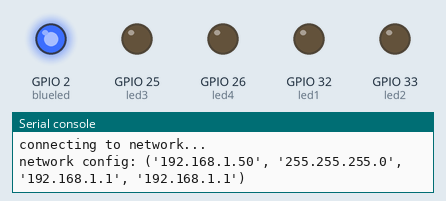
Simulated run of this program. Board: ESP32 board running MicroPython. Parts: output pins drawn as LEDs (lit = HIGH), the last lines printed to the serial console. WiFi joins after 1.5 s; a reset restarts the program; web requests get an empty 200 reply after 0.4 s.

Above: at 1.7 s.
At 4.5 s:
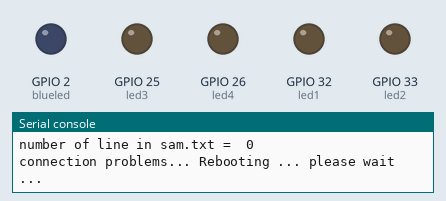
Timing chart, 0 to 8.9 s (numbered marks = the images above):
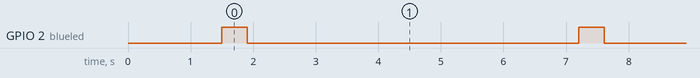

Measured:
- by itself, GPIO 2 (blueled): alternates HIGH for 0.40 s and LOW for 5.3 s

The program:

main.py
```python
#for py3board 5 leds , 5 push buttons , 1 potentiometer and 3 slots:lcd,i2c,spi
# *****.pythonanywhere.com acount with sam.txt file to store variables to control
# py3board , with flask_app for mobile interface user https://******.pythonanywhere.com
# and will send whatsapp notification with callmebot

import network
import urequests
import socket
import machine
from machine import Pin, ADC
from time import sleep
#import for callmebot whatsapp
import esp
esp.osdebug(None)
import gc
gc.collect()


#onboard blue led to indicate wifi connection
blueled = Pin(2, Pin.OUT)
blueled.off()
#setting outputs and inputs gpio pin
led1= Pin(32, Pin.OUT)
led2= Pin(33, Pin.OUT)
led3= Pin(25, Pin.OUT)
led4= Pin(26, Pin.OUT)
sw1 = Pin(34, Pin.IN)

#Your phone number in international format for callmebot whatsapp
phone_number = '+9613******'
#Your callmebot API key
api_key = '*******'

# PythonAnywhere account details
username = "******"
api_token = "cb76ea0a0f27937aeb********************"

# URL for PythonAnywhere API
api_url = "https://www.pythonanywhere.com/api/v0/user/{username}/files/path/home/{username}/sam.txt".format(
    username=username)


def connect_to_internet():
    # enter wi-fi creds
    WIFI_NETWORK='Rassi_Net'
    WIFI_PASSWORD='********************'

    sta_if = network.WLAN(network.STA_IF)
    if not sta_if.isconnected():
        print('connecting to network...')
        sta_if.active(True)
        sta_if.connect(WIFI_NETWORK, WIFI_PASSWORD)
        while not sta_if.isconnected():
            pass
    # will print network configuration when connected and turn onboard led on
    blueled.on()
    print('network config:', sta_if.ifconfig())


# Function to fetch the content of sam.txt using PythonAnywhere API
def fetch_sam_txt():
    try:
        # Send GET request to fetch the content of the file
        response = urequests.get(api_url, headers={'Authorization': 'Token {token}'.format(token=api_token)})

        if response.status_code == 200:
            return response.text.splitlines()  # Return a list of lines from the file
        else:
            print("Failed to fetch file. Status code:", response.status_code)
            return None
    except Exception as e:
        print("An error occurred:", e)
        return None


# function to write to first and second line to sam.txt (value1 and value2)
def http_get(url):
    _, _, host, path = url.split('/', 3)
    addr = socket.getaddrinfo(host, 80)[0][-1]
    s = socket.socket()
    s.connect(addr)
    s.send(bytes('GET /%s HTTP/1.0\r\nHost: %s\r\n\r\n' % (path, host), 'utf8'))
    while True:
        data = s.recv(100)
        if data:
            print(str(data, 'utf8'), end='')
        else:
            break
    s.close()


# fonction to send whatsapp message callmebot
def send_message(phone_number, api_key, message):
  #set your host URL
  url2 = 'https://api.callmebot.com/whatsapp.php?phone='+phone_number+'&text='+message+'&apikey='+api_key

  #make the request
  response = urequests.get(url2)
  #check if it was successful
  if response.status_code == 200:
    print('connected')
  else:
    print('Error')
    print(response.text)


# Main function


#ADC on Pin 33 Variable = pot
pot = ADC(Pin(35))
pot.atten(ADC.ATTN_11DB) #full range:3.3v


#initiate value1 and value2
value1=0
value2=0


# connect to internet:
connect_to_internet()

while True:

    try:

        oldvalue1=value1
        oldvalue2=value2

        # Fetch content of sam.txt from PythonAnywhere using API and turn on and off
        # leds depending on content of sam.txt file (line3 to line6)
        lines = fetch_sam_txt()
        print (lines)

        print("number of line in sam.txt = ",len(lines))
        if (len(lines)) != 7 : #to avoid error, if nmbr of lines in sam.txt != 7 reboot
            print ("connection problems... Rebooting ... please wait ...")
            blueled.off()
            sleep(5)
            machine.reset()

        print("line(3)=",lines[3])
        print("line(4)=",lines[4])
        print("line(5)=",lines[5])
        print("line(6)=",lines[6])

        if lines[3] == "1":
            led1.on()  # Turn the LED1 on
        elif lines[3] == "0":
            led1.off()  # Turn the LED1 off

        if lines[4] == "1":
            led2.on()  # Turn the LED2 on
        elif lines[4] == "0":
            led2.off()  # Turn the LED2 off

        if lines[5] == "1":
            led3.on()  # Turn the LED3 on
        elif lines[5] == "0":
            led3.off()  # Turn the LED3 off

        if lines[6] == "1":
            led4.on()  # Turn the LED4 on
        elif lines[6] == "0":
            led4.off()  # Turn the LED4 off

        # give to value2 0 or 1 depending on the status of onboard push button5
        value2=sw1.value()
        # give to value1 the value of onboard potentiometer
        value1 = int((pot.read()/4095)*100)

        print("value1=", value1)
        print("value2=", value2)

        # Send message to WhatsApp "onboard button pushed" if onboard button is pushed
        if sw1.value()==1 :
            message = 'onboard%20button%20pushed' #YOUR MESSAGE HERE (URL ENCODED)https://www.urlencoder.io/
            send_message(phone_number, api_key, message)
            print("message sent")
            blueled.off()
            sleep(0.5)
            blueled.on()
            sleep(0.5)
            blueled.off()
            sleep(0.5)
            blueled.on()
            sleep(0.5)
            blueled.off()
            # Reset the ESP32
            machine.reset()

        # write value1 and value2 in sam.txt if there is changes


        if (abs(oldvalue1 - value1 )) > 5 : #if the change is more than 5 unit then update sam.txt
            url="https//******.pythonanywhere.com/sensor1?value1="+str(value1)
            print ("updating value1",value1)
            http_get(url)

        if oldvalue2 != value2 :
            url="https//******.pythonanywhere.com/sensor2?value2="+str(value2)
            print ("updating value2",value2)
            http_get(url)


        sleep(1.5)

    except Exception as e:
        print("anknown error occurred. Rebooting ESP32.....................")
        blueled.off()
        sleep(0.5)
        blueled.on()
        sleep(0.5)
        blueled.off()
        sleep(0.5)
        blueled.on()
        sleep(0.5)
        blueled.off()
        machine.reset()
```
